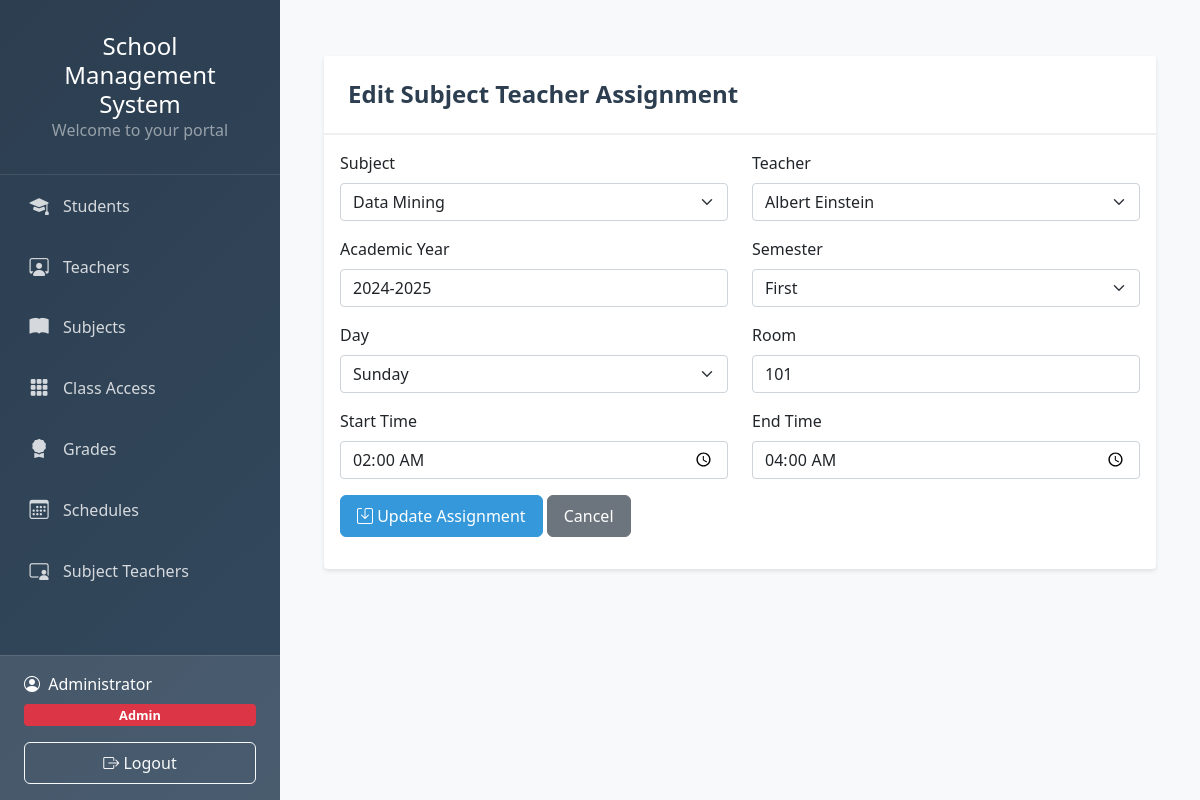
The page /subject-teacher-edit.php?id=1 (signed in) on the database its author committed.
### tables this page shows
CREATE TABLE `schedules` (
  `schedule_id` int(6) NOT NULL,
  `subject_id` int(6) NOT NULL,
  `teacher_id` int(6) NOT NULL,
  `day_of_week` int(1) NOT NULL,
  `start_time` time NOT NULL,
  `end_time` time NOT NULL,
  `room` varchar(50) NOT NULL,
  `academic_year` varchar(10) NOT NULL,
  `semester` varchar(20) NOT NULL,
  `created_at` timestamp NOT NULL DEFAULT current_timestamp(),
  `updated_at` timestamp NOT NULL DEFAULT current_timestamp() ON UPDATE current_timestamp()
);

### subject-teacher-edit.php (the view, shortened to what this page needs)
<?php
require 'dbcon.php';
include('header.php');
if (isset($_GET['id'])) {
    $schedule_id = mysqli_real_escape_string($con, $_GET['id']);
    $query = "SELECT sch.*, s.subject_name, t.name as teacher_name
              FROM schedules sch
              INNER JOIN subjects s ON sch.subject_id = s.subject_id
              INNER JOIN teachers t ON sch.teacher_id = t.id
              WHERE sch.schedule_id = '$schedule_id'";
    $result = mysqli_query($con, $query);
    if (mysqli_num_rows($result) > 0) {
        $schedule = mysqli_fetch_assoc($result);
    } else {
        $_SESSION['message'] = "No such schedule found";
        $_SESSION['message_type'] = "danger";
        header("Location: subject_teachers.php");
        exit();
    }
} else {
    $_SESSION['message'] = "Invalid request";
    $_SESSION['message_type'] = "danger";
    header("Location: subject_teachers.php");
    exit();
}
?>
<div class="container py-4">
    <div class="card">
        <div class="card-header">
            <h4 class="mb-0">Edit Subject Teacher Assignment</h4>
        </div>
        <div class="card-body">
            <form action="" method="POST">
                <div class="row">
                    <div class="col-md-6 mb-3">
                        <label for="subject_id" class="form-label">Subject</label>
                        <select name="subject_id" class="form-select" required>
                            <?php
                            $subjects_query = "SELECT * FROM subjects ORDER BY subject_name";
                            $subjects_result = mysqli_query($con, $subjects_query);
                            while ($subject = mysqli_fetch_assoc($subjects_result)) {
                                $selected = ($subject['subject_id'] == $schedule['subject_id']) ? 'selected' : '';
                                echo "<option value='" . $subject['subject_id'] . "' $selected>" .
                                     htmlspecialchars($subject['subject_name']) . "</option>";
                            }
                            ?>
                        </select>
                    </div>
                    <div class="col-md-6 mb-3">
                        <label for="teacher_id" class="form-label">Teacher</label>
                        <select name="teacher_id" class="form-select" required>
                            <?php
                            $teachers_query = "SELECT * FROM teachers ORDER BY name";
                            $teachers_result = mysqli_query($con, $teachers_query);
                            while ($teacher = mysqli_fetch_assoc($teachers_result)) {
                                $selected = ($teacher['id'] == $schedule['teacher_id']) ? 'selected' : '';
                                echo "<option value='" . $teacher['id'] . "' $selected>" .
                                     htmlspecialchars($teacher['name']) . "</option>";
                            }
                            ?>
                        </select>
                    </div>
                    <div class="col-md-6 mb-3">
                        <label for="academic_year" class="form-label">Academic Year</label>
                        <input type="text" name="academic_year" class="form-control"
                               value="<?= htmlspecialchars($schedule['academic_year']) ?>"
                               placeholder="e.g., 2023-2024" required
                               pattern="\d{4}-\d{4}">
                    </div>
                    <div class="col-md-6 mb-3">
                        <label for="semester" class="form-label">Semester</label>
                        <select name="semester" class="form-select" required>
                            <?php
                            $semesters = ['First', 'Second', 'Summer'];
                            foreach ($semesters as $sem) {
                                $selected = ($sem == $schedule['semester']) ? 'selected' : '';
                                echo "<option value='$sem' $selected>$sem</option>";
                            }
                            ?>
                        </select>
                    </div>
                    <div class="col-md-6 mb-3">
                        <label for="day_of_week" class="form-label">Day</label>
                        <select name="day_of_week" class="form-select" required>
                            <?php
                            $days = [
                                0 => 'Sunday',
                                1 => 'Monday',
                                2 => 'Tuesday',
                                3 => 'Wednesday',
                                4 => 'Thursday',
                                5 => 'Friday',
                                6 => 'Saturday'
                            ];
                            foreach ($days as $value => $day) {
                                $selected = ($value == $schedule['day_of_week']) ? 'selected' : '';
                                echo "<option value='$value' $selected>$day</option>";
                            }
                            ?>
                        </select>
                    </div>
                    <div class="col-md-6 mb-3">
                        <label for="room" class="form-label">Room</label>
                        <input type="text" name="room" class="form-control"
                               value="<?= htmlspecialchars($schedule['room']) ?>" required>
                    </div>
                    <div class="col-md-6 mb-3">
                        <label for="start_time" class="form-label">Start Time</label>
                        <input type="time" name="start_time" class="form-control"
                               value="<?= htmlspecialchars($schedule['start_time']) ?>" required>
                    </div>
                    <div class="col-md-6 mb-3">
                        <label for="end_time" class="form-label">End Time</label>
                        <input type="time" name="end_time" class="form-control"
                               value="<?= htmlspecialchars($schedule['end_time']) ?>" required>
                    </div>
                </div>
                <div class="mb-3">
                    <button type="submit" class="btn btn-primary">
                        <i class="bi bi-save"></i> Update Assignment
                    </button>
                    <a href="subject_teachers.php" class="btn btn-secondary">Cancel</a>
                </div>
            </form>
        </div>
    </div>
</div>
</body>
</html>

### header.php (style rules this page uses)
:root { --primary-color: #2c3e50; --secondary-color: #34495e; --accent-color: #3498db; --sidebar-width: 280px; }
* { box-sizing: border-box; }
body { margin: 0; font-family: 'Segoe UI', system-ui, -apple-system, sans-serif; background-color: #f8f9fa; min-height: 100vh; }
.card { border: none; box-shadow: 0 2px 4px rgba(0,0,0,0.1); transition: transform 0.3s ease; }
.card-header { background-color: white; border-bottom: 2px solid #f0f0f0; padding: 1.5rem; }
.card-header h4 { margin: 0; font-weight: 600; color: var(--primary-color); }
.btn { padding: 0.5rem 1rem; font-weight: 500; border-radius: 6px; }
.btn-primary { background-color: var(--accent-color); border-color: var(--accent-color); }
.py-4 { padding-top: 1.5rem !important; padding-bottom: 1.5rem !important; }

### rows shown on the page
schedules: academic_year "2024-2025", room "101", start_time "02:00:00", end_time "04:00:00"

### other values the page prints
$_SESSION['name'] "Administrator"
form field subject_id "Data Mining"
form field teacher_id "Albert Einstein"
form field semester "First"
form field day_of_week "Sunday"
